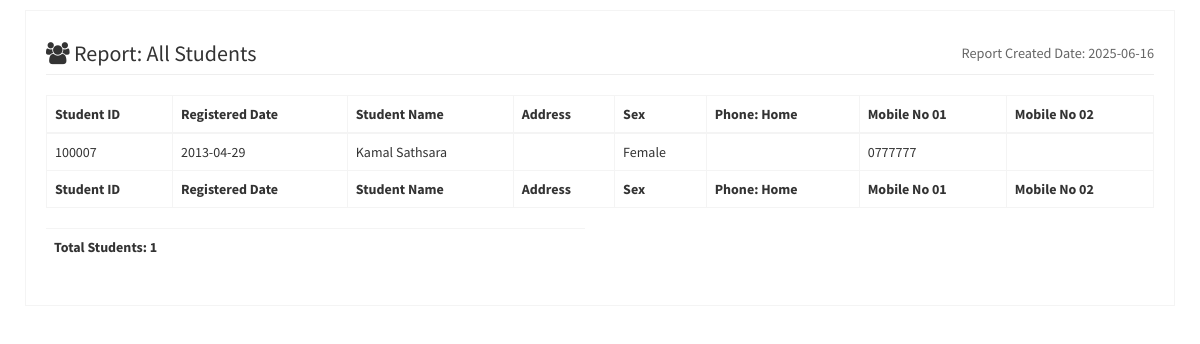
/systemsu/output/repoAllStudents.php (signed in), run on the app's committed database.
### tables this page shows
CREATE TABLE `cp_students` (
  `stu_ID` int(11) NOT NULL,
  `stu_studentID` int(11) UNSIGNED NOT NULL,
  `stu_regdate` date NOT NULL,
  `stu_studentname` varchar(255) NOT NULL,
  `stu_address` varchar(255) DEFAULT NULL,
  `stu_sex` varchar(45) NOT NULL,
  `stu_bday` date DEFAULT NULL,
  `stu_con_home` varchar(255) DEFAULT NULL,
  `stu_con_mobile1` varchar(255) DEFAULT NULL,
  `stu_con_mobile2` varchar(255) DEFAULT NULL,
  `stu_email` varchar(255) DEFAULT NULL,
  `stu_schoolName` varchar(255) DEFAULT NULL,
  `stu_notes` varchar(255) DEFAULT NULL,
  `stu_passGrade` varchar(45) DEFAULT NULL,
  `stu_image_name` varchar(255) DEFAULT NULL,
  `stu_accesskey` int(11) DEFAULT NULL,
  `stu_barcode` int(50) DEFAULT NULL
);

### systemsu/output/repoAllStudents.php (the view, shortened to what this page needs)
<?php
if(isset($_SESSION['user_id']) && isset($_SESSION['user_name'])){
include_once '../../php-includes/connect.inc.php';
    $stmt = $db->prepare("SELECT stu_studentID, stu_regdate, stu_studentname, stu_address, stu_sex, stu_con_home, stu_con_mobile1, stu_con_mobile2, stu_email, stu_notes FROM `cp_students` ORDER BY stu_studentID ASC");
    $stmt->bind_result($stu_studentID, $stu_regdate, $stu_studentname, $stu_address, $stu_sex, $stu_con_home, $stu_con_mobile1, $stu_con_mobile2, $stu_email, $stu_notes);
    $stmt->execute();
?>
<!DOCTYPE html>
<html>
  <head>
    <link rel="stylesheet" href="../bootstrap/css/bootstrap.min.css">
    <link rel="stylesheet" href="https://maxcdn.bootstrapcdn.com/font-awesome/4.4.0/css/font-awesome.min.css">
    <link rel="stylesheet" href="https://code.ionicframework.com/ionicons/2.0.1/css/ionicons.min.css">
    <link rel="stylesheet" href="../dist/css/AdminLTE.min.css">
  </head>
  <body>
    <div class="wrapper">
      <section class="invoice">
        <div class="row">
          <div class="col-xs-12">
            <h2 class="page-header">
              <i class="fa fa-users"></i> Report: All Students
              <small class="pull-right">Report Created Date: <?php echo date('Y-m-d'); ?></small>
            </h2>
          </div>
        </div>
        <div class="row">
          <div class="col-xs-12 table-responsive">
            <table id="vas_table" class="table table-hover table-bordered table-responsive">
                    <thead>
                      <tr>
                        <th>Student ID</th>
                        <th>Registered Date</th>
                        <th>Student Name</th>
                        <th>Address</th>
                        <th>Sex</th>
                        <th>Phone: Home</th>
                        <th>Mobile No 01</th>
                        <th>Mobile No 02</th>
                      </tr>
                    </thead>
                    <tbody>
                    <?php
                     while ($stmt->fetch()){
                    ?>
                      <tr>
                        <td><?php echo $stu_studentID; ?></td>
                        <td><?php echo $stu_regdate;  ?></td>
                        <td><?php echo $stu_studentname; ?></td>
                        <td><?php echo $stu_address; ?></td>
                        <td><?php echo $stu_sex; ?></td>
                        <td><?php echo $stu_con_home ?></td>
                        <td><?php echo $stu_con_mobile1;  ?></td>
                        <td><?php echo $stu_con_mobile2; ?></td>
                      </tr>
                   <?php
                     }
                   ?>
                   </tbody>
                     <tfoot>
                      <tr>
                        <th>Student ID</th>
                        <th>Registered Date</th>
                        <th>Student Name</th>
                        <th>Address</th>
                         <th>Sex</th>
                        <th>Phone: Home</th>
                        <th>Mobile No 01</th>
                        <th>Mobile No 02</th>
                      </tr>
                    </tfoot>
                  </table>
          </div>
        </div>
        <div class="row">
          <div class="col-xs-6">
            <div class="table-responsive">
              <table class="table">
                <tr>
              <?php
               $stmt1 = $db->prepare("SELECT COUNT(stu_studentID) FROM cp_students");
               $stmt1->bind_result($TotalStudents);
               $stmt1->execute();
            ?>
                    <th>Total Students: <?php echo $TotalStudents; ?></th>
                </tr>
              </table>
            </div>
          </div>
        </div>
      </section>
    </div>
  </body>
</html>
<?php
} else {
    header('Location: ../login.php');
}
?>

### data on the page
cp_students: stu_studentID "100007", stu_regdate "2013-04-29", stu_studentname "Kamal Sathsara", stu_sex "Female", stu_con_mobile1 "0777777"

### other printed values
$TotalStudents "1"
